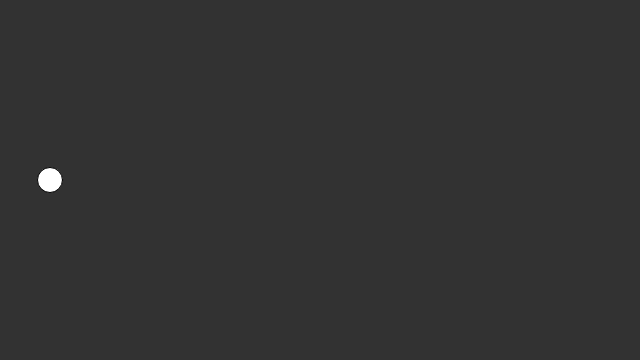
Frame 1 (no input)
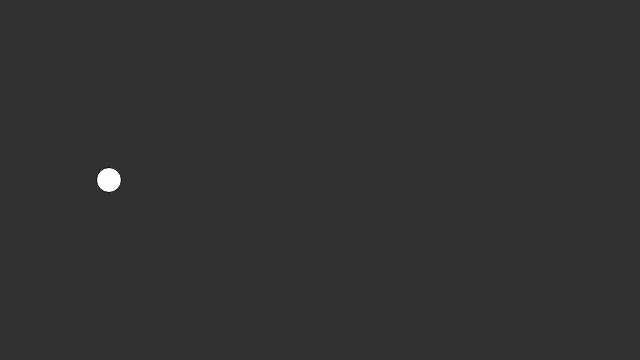
Frame 60 (no input)
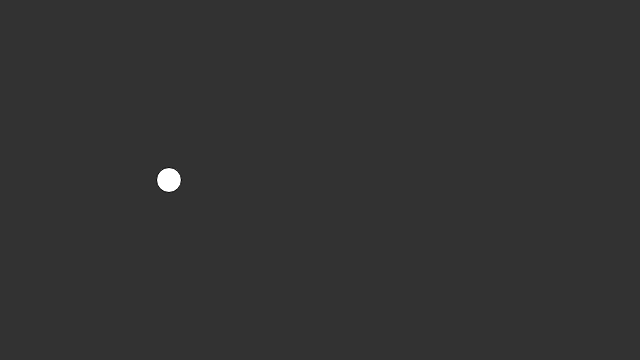
Frame 120 (the mouse pressed at the canvas centre since frame 60)

The p5.js sketch that drew these frames (run headless with seeded random() and noise() and a simulated clock; from frame 60 on, the mouse is pressed at the canvas centre):

// p5.js sketch
// ── sketch.js
var circleX = 50;

function setup() {
  createCanvas(640, 360);
}

function draw() {
  // Drawing stuff
  background(50);
  fill(255);
  ellipse(circleX, 180, 25, 25);

  // Logic
  circleX = circleX + 1;
}
